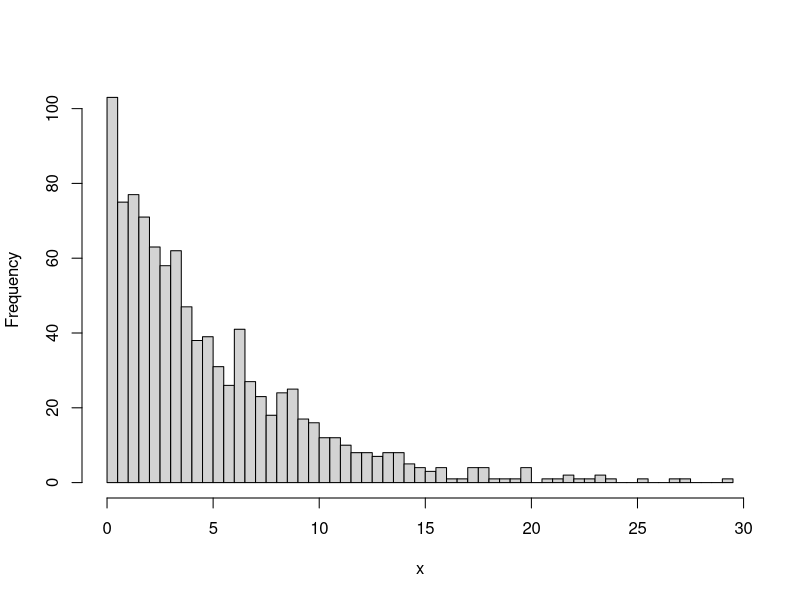
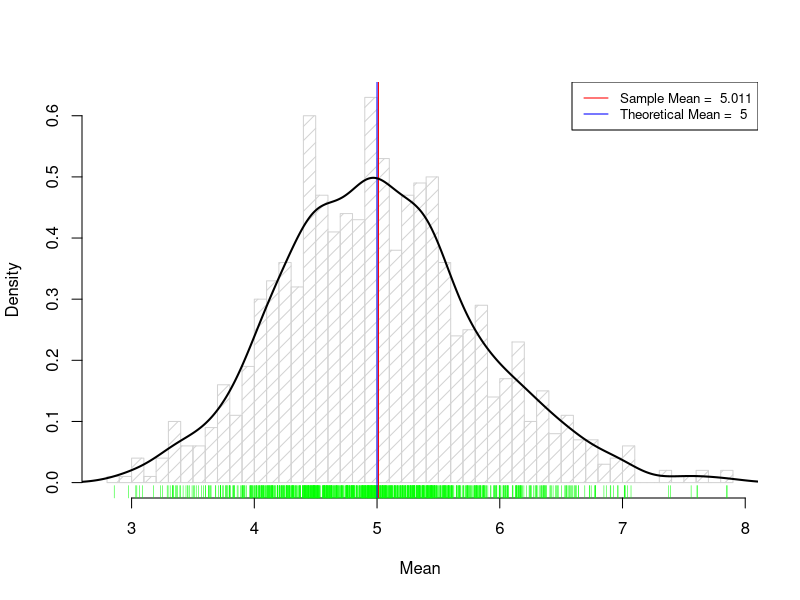

Source code (R) for these figures, in order:
## ---- chunk 1
knitr::opts_chunk$set(echo = FALSE)
## ---- chunk 2
lambda <- 0.2
mns0 <- rexp(1000, rate = lambda)
hist(mns0, breaks = 50,
     xlab = "x", ylab = "Frequency",
     main = "")
## ---- chunk 3
n <- 40
lambda <- 0.2
avg_theory <- 1/lambda

mns <- NULL
for (i in 1 : 1000) mns <- c(mns, mean(rexp(n, rate = lambda)))
avg_sim <- mean(mns)

hist(mns, breaks = 50, density = 10, probability = TRUE,
     xlab = "Mean", ylab = "Density", 
     main = "")
rug(mns, col = "green")
abline(v = avg_sim, col = "red")
abline(v = avg_theory, col = "blue")
legend("topright", 
       legend=c(paste("Sample Mean = ", round(avg_sim,3)),
                paste("Theoretical Mean = ", avg_theory)),
       col=c("red", "blue"), lty=1, cex=0.8)
lines(density(mns), col="black", lwd=2)
